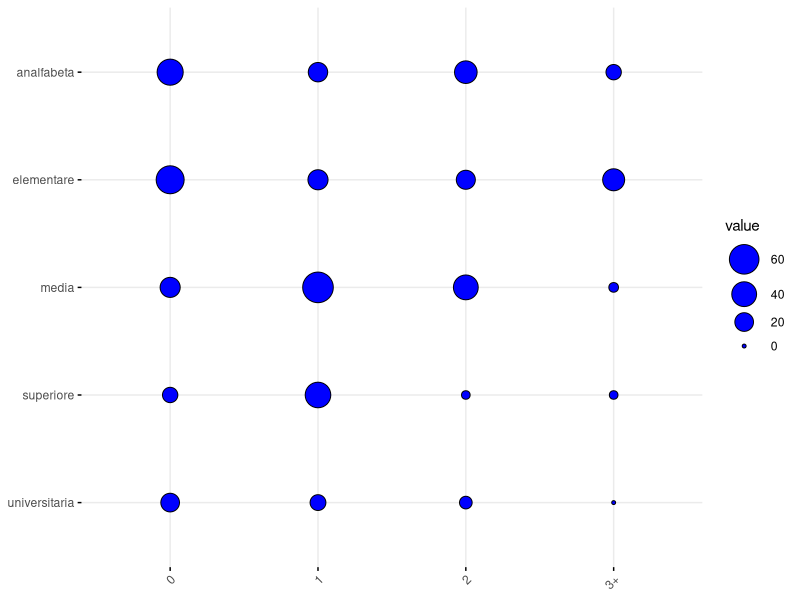
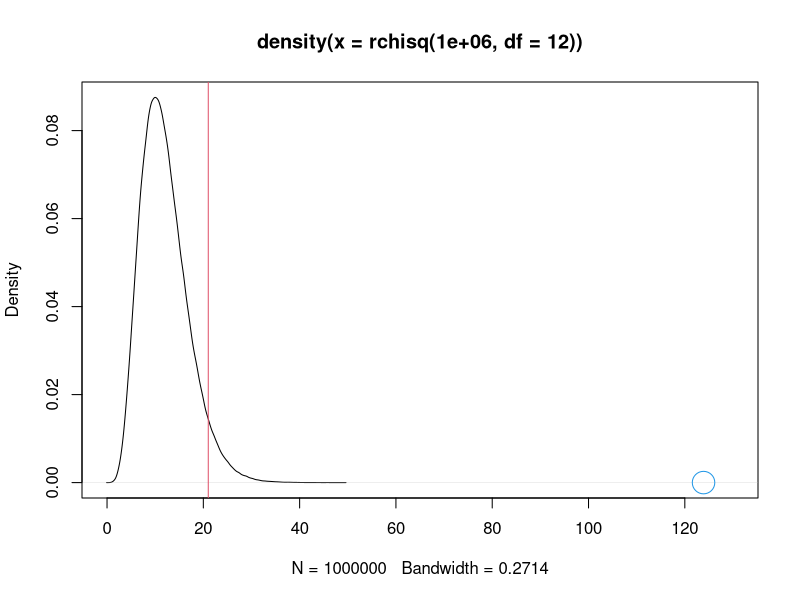
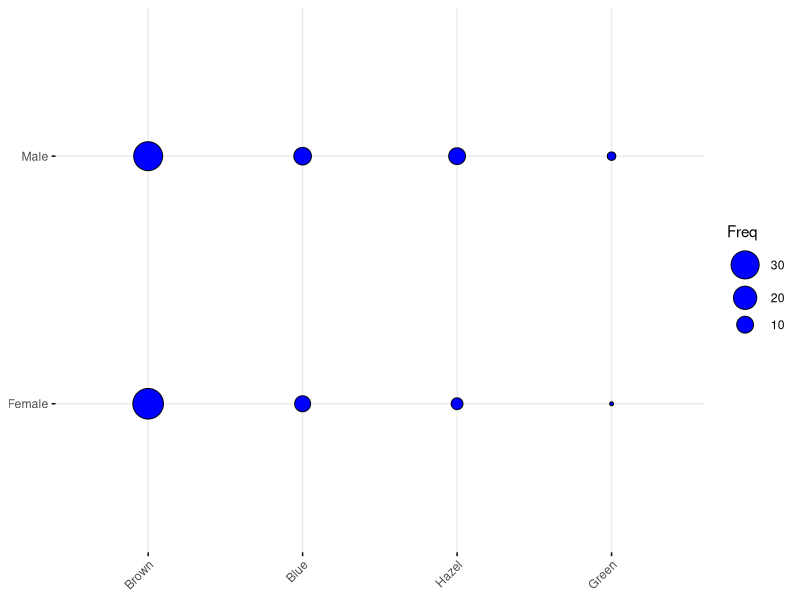

Here is the R script that generated these plots, in order:
tabella <- matrix(data = c(45,22,32,12,
                           53,24,21,30,
                           24,65,40,3,
                           12,43,2,2,
                           20,13,7,0),
                  nrow = 5,
                  ncol = 4,
                  byrow = T)


colnames(tabella)<- c("0","1","2","3+")

row.names(tabella) <- c("analfabeta",
                        "elementare",
                        "media",
                        "superiore",
                        "universitaria")

install.packages("ggpubr")
ggpubr::ggballoonplot(data=as.data.frame(tabella),
                      fill="blue")


margin.table(tabella,1)
margin.table(tabella,2)
margin.table(tabella)

attese<- tabella

for(i in 1:nrow(tabella)){
  for(j in 1:ncol(tabella)){
    
    attese[i,j] <- margin.table(tabella,1)[i] * margin.table(tabella,2)[j] / margin.table(tabella)
    
  }
}

osservate<-tabella


sum((osservate-attese)^2/attese)

plot(density(rchisq(1000000,df = 12)),xlim=c(0,130))
abline(v=qchisq(0.95,12),col=2)
points(123.89,0,cex=3,col=4)

test.indipendenza<- chisq.test(tabella)


test.indipendenza$expected



dati<-HairEyeColor[1,,]
ggpubr::ggballoonplot(data=as.data.frame(dati),
                      fill="blue")
chisq.test(dati)







tabella <- as.table(tabella)

countsToCases <- function(x, countcol = "Freq") {
  # Get the row indices to pull from x
  idx <- rep.int(seq_len(nrow(x)), x[[countcol]])
  
  # Drop count column
  x[[countcol]] <- NULL
  
  # Get the rows from x
  x[idx, ]
}


dati_long <- countsToCases(as.data.frame(tabella))
colnames(dati_long)<-c("Istruzione","N.figli")
chisq.test( table(dati_long))

cor.test(as.numeric(dati_long$Istruzione),
    as.numeric(dati_long$N.figli),
    method = "kendall")

